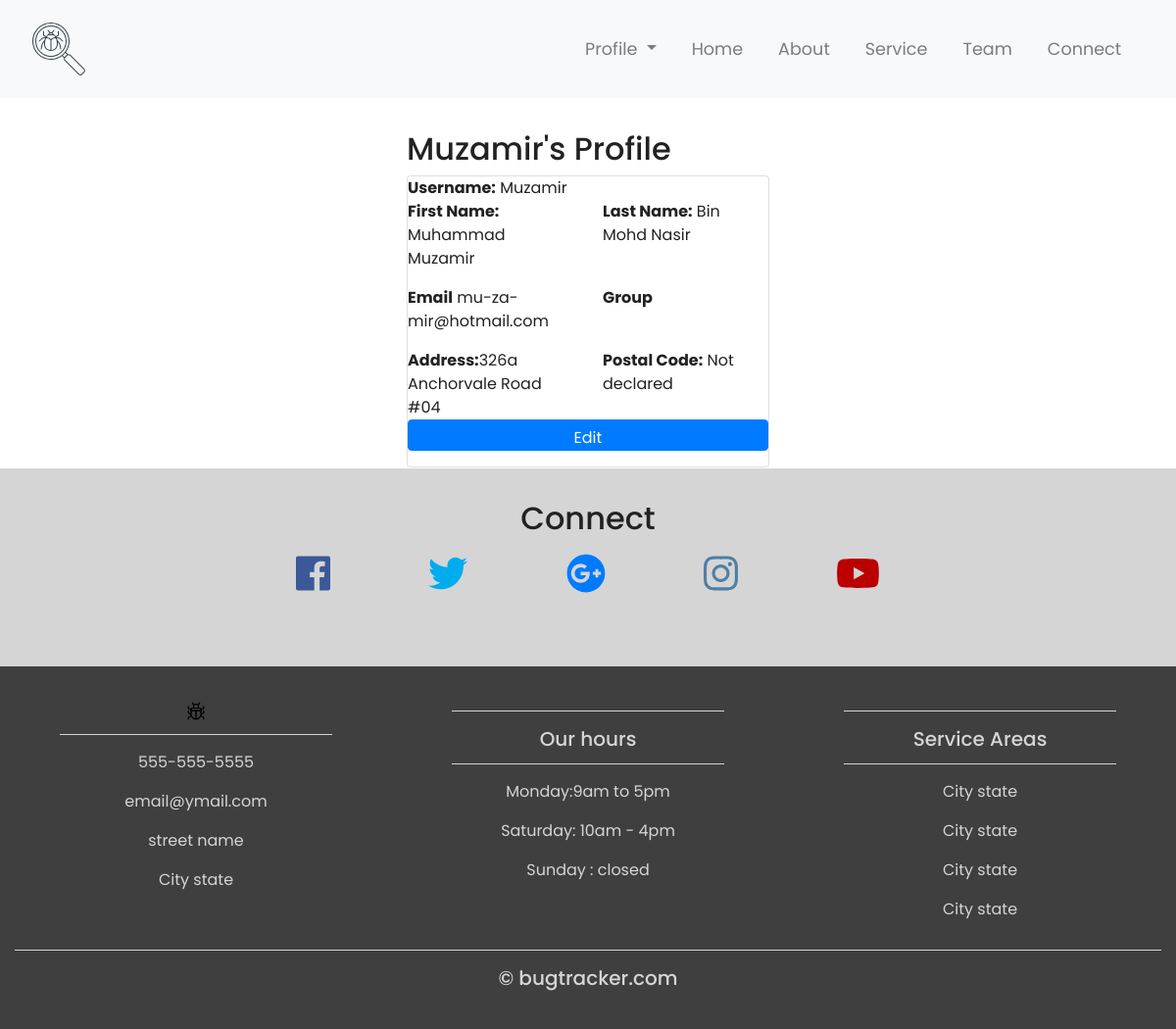
Screenshot of /users/2/profile (signed in) with the database file from the repository.
### users/models.py (models this page shows, shortened)
class CustomUser(AbstractUser):
    address = models.CharField(max_length=500, blank=True)
    postal = models.PositiveIntegerField(default=0,blank=True,validators=[MaxValueValidator(1000)])
    contact = PhoneNumberField(blank=True)

### users/views.py (the view)
# urls.py: path('<int:pk>/profile', views.DetailProfile.as_view(), name='profile'),
class DetailProfile(generic.DetailView):
        model = User
        template_name = 'profile.html'

### templates/profile.html (shortened to what this page needs)
{% extends 'base.html' %}
{% block content %}
<div class="col-sm-4">
</div>
<div class="container col-sm-4">
  <h2>{{user.username|title}}'s Profile</h2>
  <div class="card">
    <div><b>Username:</b> {{ user.username|title }}</div>
    <div class="row">
      <div class="col-md-6"><p><b>First Name:</b> {{ user.first_name|title }}</p></div>
      <div class="col-md-6"><b>Last Name:</b> {{ user.last_name|title }}</div>
    </div>
    <div class="row">
      <div class="col-md-6"><p><b>Email</b> {{ user.email }}</p></div>
      <div class="col-md-6"><b>Group</b> {{ user.groups.all.0 }}</div>
    </div>
    <div class="row">
      <div class="col-md-6"><b>Address:</b>{{ user.address|title }}</div>
      <div class="col-md-6">
        <b>Postal Code:</b>{% if user.postal == 0 %}
        Not declared
        {% else %}
        {{ user.postal }}
        {% endif %}
      </div>
    </div>
    <a class="btn btn-primary" href="{% url 'edit-profile' user.id %}">Edit</a>
  </div>
  <div class="col-sm-4">
  </div>
{% endblock %}

### static/styles/main.css (style rules this page uses)
html,body { height: 100%; width:100%; font-family: 'Poppins', sans-serif; color: #222 }
.btn { margin-bottom:1rem; padding-bottom: 0rem; }
h2 { padding-top:2rem }

### rows the page displays
CustomUser: username "Muzamir", first_name "Muhammad Muzamir", last_name "Bin Mohd Nasir", email "mu-za-mir@hotmail.com", address "326a Anchorvale Road #04"
